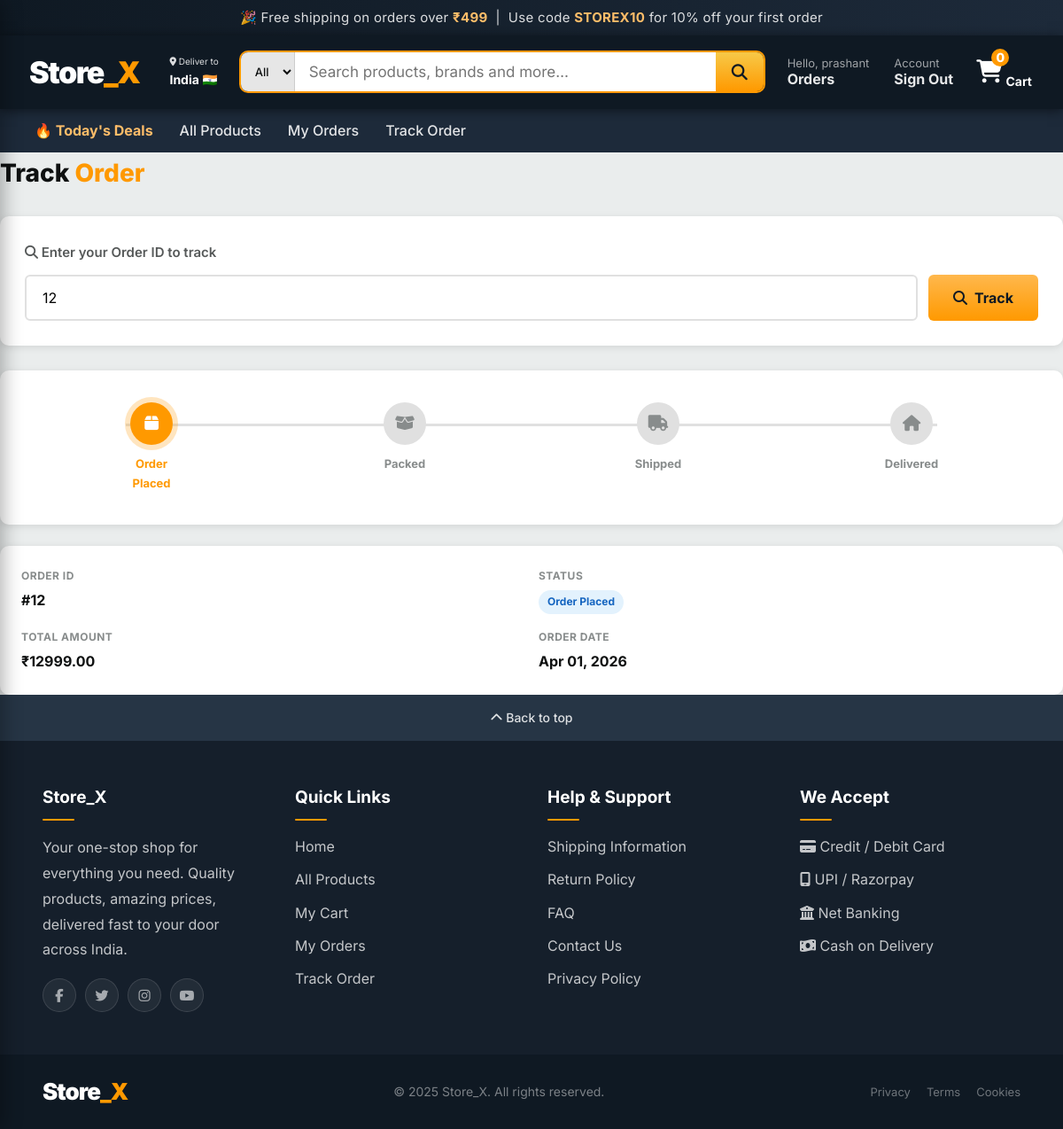
/track-order/?order_id=12 (signed in), run on the app's committed database.
### store/models.py (models this page shows, shortened)
class Order(models.Model):
    user = models.ForeignKey(User, on_delete=models.CASCADE, null=True, blank=True)
    created_at = models.DateTimeField(auto_now_add=True)
    total_amount = models.DecimalField(max_digits=10, decimal_places=2)
    STATUS_CHOICES = (
        ('Placed', 'Order Placed'),
        ('Packed', 'Packed'),
        ('Shipped', 'Shipped'),
        ('Delivered', 'Delivered'),
    )
    status = models.CharField(max_length=20, choices=STATUS_CHOICES, default='Placed')

### store/views.py (the view)
# urls.py: path('track-order/', views.track_order, name='track_order'),
@login_required
def track_order(request):
    order_id = request.GET.get('order_id')
    order = None
    error = None
    if order_id:
        try:
            clean_id = ''.join(filter(str.isdigit, order_id))
            if not clean_id:
                raise ValueError("Invalid ID format")
            order = Order.objects.get(id=clean_id, user=request.user)
        except (Order.DoesNotExist, ValueError):
            error = "Order not found. Please check your Order ID."
    return render(request, 'store/track_order.html', {
        'order': order,
        'error': error,
        'searched': bool(order_id),
    })

### store/context_processors.py (called while the page is built)
def cart_context(request):
    cart = request.session.get('cart', {})
    cart_count = sum(cart.values()) if cart else 0
    return {
        'cart_count': cart_count,
    }

### templates/store/track_order.html (shortened to what this page needs)
{% extends 'store/base.html' %}
{% block content %}
<div class="tk-container">
  <h1 class="tk-title">Track <em>Order</em></h1>
  <div class="tk-search">
    <div class="tk-search-label"><i class="fa fa-search"></i> Enter your Order ID to track</div>
    <form class="tk-search-form" method="get">
      <input class="tk-search-input" type="text" name="order_id" placeholder="e.g. 1001" value="{{ order.id|default:'' }}" required />
      <button class="tk-search-btn" type="submit"><i class="fa fa-search"></i> Track</button>
    </form>
  </div>
  {% if order %}
  <div class="tk-progress">
    {% with status=order.status %}
    <div class="tk-steps">
      <div class="tk-step {% if status == 'Placed' %}current{% elif status == 'Packed' or status == 'Shipped' or status == 'Delivered' %}done{% else %}pending{% endif %}">
        <div class="tk-step-icon">{% if status != 'Placed' %}<i class="fa fa-check"></i>{% else %}<i class="fa fa-box"></i>{% endif %}</div>
        <div class="tk-step-label">Order<br>Placed</div>
      </div>
      <div class="tk-step {% if status == 'Packed' %}current{% elif status == 'Shipped' or status == 'Delivered' %}done{% else %}pending{% endif %}">
        <div class="tk-step-icon">{% if status == 'Shipped' or status == 'Delivered' %}<i class="fa fa-check"></i>{% else %}<i class="fa fa-box-open"></i>{% endif %}</div>
        <div class="tk-step-label">Packed</div>
      </div>
      <div class="tk-step {% if status == 'Shipped' %}current{% elif status == 'Delivered' %}done{% else %}pending{% endif %}">
        <div class="tk-step-icon">{% if status == 'Delivered' %}<i class="fa fa-check"></i>{% else %}<i class="fa fa-truck"></i>{% endif %}</div>
        <div class="tk-step-label">Shipped</div>
      </div>
      <div class="tk-step {% if status == 'Delivered' %}current{% else %}pending{% endif %}">
        <div class="tk-step-icon"><i class="fa fa-home"></i></div>
        <div class="tk-step-label">Delivered</div>
      </div>
    </div>
    {% endwith %}
  </div>
  <div class="tk-info">
    <div class="tk-info-item">
      <div class="tk-info-label">Order ID</div>
      <div class="tk-info-value">#{{ order.id }}</div>
    </div>
    <div class="tk-info-item">
      <div class="tk-info-label">Status</div>
      <div class="tk-info-value">
        <span class="badge {% if order.status == 'Delivered' %}badge-green{% elif order.status == 'Shipped' %}badge-blue{% elif order.status == 'Packed' %}badge-orange{% else %}badge-blue{% endif %}">
          {{ order.get_status_display }}
        </span>
      </div>
    </div>
    <div class="tk-info-item">
      <div class="tk-info-label">Total Amount</div>
      <div class="tk-info-value">₹{{ order.total_amount }}</div>
    </div>
    <div class="tk-info-item">
      <div class="tk-info-label">Order Date</div>
      <div class="tk-info-value">{{ order.created_at|date:"M d, Y" }}</div>
    </div>
  </div>
  {% elif not searched %}
  <div class="tk-initial">
    <i class="fa fa-truck-fast"></i>
    <h3>Track your order</h3>
    <p>Enter your Order ID above to see real-time tracking updates.</p>
  </div>
  {% endif %}
</div>
{% endblock %}

### templates/store/base.html (shortened to what this page needs)
<!DOCTYPE html>
<html lang="en">
<head>
  <link rel="stylesheet" href="https://cdnjs.cloudflare.com/ajax/libs/font-awesome/6.5.0/css/all.min.css"/>
</head>
<body>
<div class="topbar">
  🎉 Free shipping on orders over <span>₹499</span> &nbsp;|&nbsp; Use code <span>STOREX10</span> for 10% off your first order
</div>
<nav class="navbar" id="mainNavbar">
  <a href="{% url 'home' %}" class="nav-logo">Store<span>_X</span></a>
  <div class="nav-location">
    <small><i class="fa fa-location-dot"></i> Deliver to</small>
    <strong>India 🇮🇳</strong>
  </div>
  <form class="nav-search" action="{% url 'product_list' %}" method="get">
    <select name="category">
      <option value="">All</option>
    </select>
    <input type="text" name="q" placeholder="Search products, brands and more…" value="{{ query|default:'' }}" />
    <button type="submit"><i class="fa fa-search"></i></button>
  </form>
  <div class="nav-links">
    {% if user.is_authenticated %}
    <a href="{% url 'my_orders' %}" class="nav-link">
      <small>Hello, {{ user.username }}</small>
      <strong>Orders</strong>
    </a>
    <a href="{% url 'logout' %}" class="nav-link">
      <small>Account</small>
      <strong>Sign Out</strong>
    </a>
    {% endif %}
    <a href="{% url 'cart_detail' %}" class="nav-cart">
      <div class="cart-icon">
        <i class="fa fa-shopping-cart"></i>
        <div class="cart-badge">{{ cart_count|default:"0" }}</div>
      </div>
      <strong>Cart</strong>
    </a>
  </div>
</nav>
<div class="subnav">
  <a href="{% url 'product_list' %}" class="subnav-link highlight">🔥 Today's Deals</a>
  <a href="{% url 'product_list' %}" class="subnav-link">All Products</a>
  {% if user.is_authenticated %}
  <a href="{% url 'my_orders' %}" class="subnav-link">My Orders</a>
  <a href="{% url 'track_order' %}" class="subnav-link">Track Order</a>
  {% endif %}
</div>
{% block content %}{% endblock %}
<div class="footer-back-top" onclick="window.scrollTo({top:0,behavior:'smooth'})">
  <i class="fa fa-chevron-up"></i> Back to top
</div>
<footer class="footer-main">
  <div class="footer-grid">
    <div class="footer-col">
      <h4>Store_X</h4>
      <p>Your one-stop shop for everything you need. Quality products, amazing prices, delivered fast to your door across India.</p>
      <div class="footer-socials">
        <div class="social-btn"><i class="fab fa-facebook-f"></i></div>
        <div class="social-btn"><i class="fab fa-twitter"></i></div>
        <div class="social-btn"><i class="fab fa-instagram"></i></div>
        <div class="social-btn"><i class="fab fa-youtube"></i></div>
      </div>
    </div>
    <div class="footer-col">
      <h4>Quick Links</h4>
      <ul>
        <li><a href="{% url 'home' %}">Home</a></li>
        <li><a href="{% url 'product_list' %}">All Products</a></li>
        <li><a href="{% url 'cart_detail' %}">My Cart</a></li>
        {% if user.is_authenticated %}
        <li><a href="{% url 'my_orders' %}">My Orders</a></li>
        <li><a href="{% url 'track_order' %}">Track Order</a></li>
        {% else %}
        <li><a href="{% url 'login' %}">Sign In</a></li>
        <li><a href="{% url 'signup' %}">Register</a></li>
        {% endif %}
      </ul>
    </div>
    <div class="footer-col">
      <h4>Help & Support</h4>
      <ul>
        <li>Shipping Information</li>
        <li>Return Policy</li>
        <li>FAQ</li>
        <li>Contact Us</li>
        <li>Privacy Policy</li>
      </ul>
    </div>
    <div class="footer-col">
      <h4>We Accept</h4>
      <ul>
        <li><i class="fa fa-credit-card"></i> Credit / Debit Card</li>
        <li><i class="fa fa-mobile-screen"></i> UPI / Razorpay</li>
        <li><i class="fa fa-building-columns"></i> Net Banking</li>
        <li><i class="fa fa-money-bill-wave"></i> Cash on Delivery</li>
      </ul>
    </div>
  </div>
  <div class="footer-bottom">
    <div class="footer-bottom-logo">Store<span>_X</span></div>
    <div class="footer-bottom-center">© 2025 Store_X. All rights reserved.</div>
    <div class="footer-legal">
      <a href="#">Privacy</a>
      <a href="#">Terms</a>
      <a href="#">Cookies</a>
    </div>
  </div>
</footer>
</body>
</html>

### data on the page
Order: order_id "12", id "12", status "Order Placed", total_amount "12999.00", created_at "Apr 01, 2026"

### other printed values
{{ user.username }} "prashant"
{{ cart_count|default:"0" }} "0"
